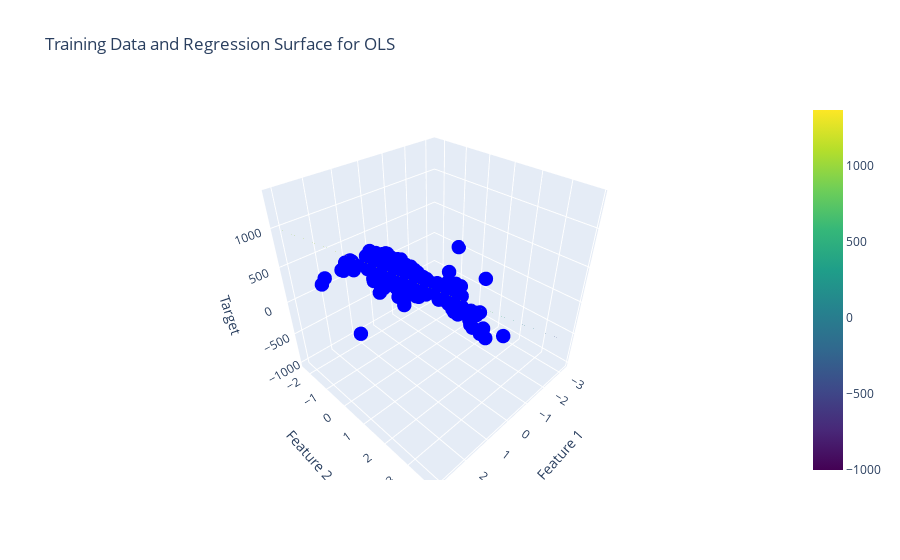

Source (notebook cell):
### Code cell
ols = ols_regression()

plot_3d_regression(ols, X, y, model_name='OLS')

### Figure 1 — Plotly figure (JSON) as saved in the notebook; plotly's stock layout.template omitted (floating-point values rounded to 4 significant figures; data arrays with more than 128 entries replaced by an {"elided": "..."} marker saying what was removed)
{"data": [{"marker": {"color": "blue", "size": 5}, "mode": "markers", "name": "Training Data", "type": "scatter3d", "x": {"elided": "300 float values"}, "y": {"elided": "300 float values"}, "z": {"elided": "300 float values"}}, {"colorscale": [[0, "#440154"], [0.1111, "#482878"], [0.2222, "#3e4989"], [0.3333, "#31688e"], [0.4444, "#26828e"], [0.5556, "#1f9e89"], [0.6667, "#35b779"], [0.7778, "#6ece58"], [0.8889, "#b5de2b"], [1, "#fde725"]], "name": "Regression Surface", "opacity": 0.5, "type": "surface", "x": {"elided": "100x100 float values"}, "y": {"elided": "100x100 float values"}, "z": {"elided": "100x100 float values"}}], "layout": {"scene": {"xaxis": {"title": {"text": "Feature 1"}}, "yaxis": {"title": {"text": "Feature 2"}}, "zaxis": {"title": {"text": "Target"}}}, "title": {"text": "Training Data and Regression Surface for OLS"}}}
